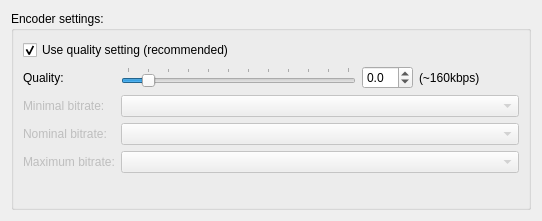
<?xml version="1.0" encoding="UTF-8"?>
<ui version="4.0">
 <class>oggConfigPage</class>
 <widget class="QWidget" name="oggConfigPage">
  <property name="geometry">
   <rect>
    <x>0</x>
    <y>0</y>
    <width>542</width>
    <height>221</height>
   </rect>
  </property>
  <property name="windowTitle">
   <string>Ogg encoding configuration</string>
  </property>
  <layout class="QVBoxLayout" name="verticalLayout_2">
   <item>
    <widget class="QGroupBox" name="groupBox">
     <property name="title">
      <string extracomment="Preferences dialog: group caption">Encoder settings:</string>
     </property>
     <property name="flat">
      <bool>true</bool>
     </property>
     <layout class="QVBoxLayout" name="verticalLayout">
      <item>
       <widget class="QCheckBox" name="oggUseQualityCheck">
        <property name="text">
         <string>Use quality setting (recommended)</string>
        </property>
        <property name="checked">
         <bool>true</bool>
        </property>
       </widget>
      </item>
      <item>
       <layout class="QFormLayout" name="formLayout">
        <item row="0" column="0">
         <widget class="QLabel" name="qualityLablel">
          <property name="text">
           <string extracomment="OGG preferences: label caption">Quality:</string>
          </property>
         </widget>
        </item>
        <item row="0" column="1">
         <layout class="QHBoxLayout" name="horizontalLayout_6">
          <item>
           <widget class="QSlider" name="oggQualitySlider">
            <property name="sizePolicy">
             <sizepolicy hsizetype="Expanding" vsizetype="Fixed">
              <horstretch>0</horstretch>
              <verstretch>0</verstretch>
             </sizepolicy>
            </property>
            <property name="minimumSize">
             <size>
              <width>200</width>
              <height>0</height>
             </size>
            </property>
            <property name="minimum">
             <number>-10</number>
            </property>
            <property name="maximum">
             <number>100</number>
            </property>
            <property name="singleStep">
             <number>5</number>
            </property>
            <property name="pageStep">
             <number>10</number>
            </property>
            <property name="value">
             <number>0</number>
            </property>
            <property name="orientation">
             <enum>Qt::Horizontal</enum>
            </property>
            <property name="tickPosition">
             <enum>QSlider::TicksAbove</enum>
            </property>
            <property name="tickInterval">
             <number>10</number>
            </property>
           </widget>
          </item>
          <item>
           <widget class="QDoubleSpinBox" name="oggQualitySpin">
            <property name="minimumSize">
             <size>
              <width>50</width>
              <height>0</height>
             </size>
            </property>
            <property name="decimals">
             <number>1</number>
            </property>
            <property name="minimum">
             <double>-1.000000000000000</double>
            </property>
            <property name="maximum">
             <double>10.000000000000000</double>
            </property>
            <property name="singleStep">
             <double>0.100000000000000</double>
            </property>
           </widget>
          </item>
          <item>
           <widget class="QLabel" name="oggQualityLabel">
            <property name="minimumSize">
             <size>
              <width>100</width>
              <height>0</height>
             </size>
            </property>
            <property name="toolTip">
             <string/>
            </property>
            <property name="text">
             <string notr="true">(~160kbps)</string>
            </property>
            <property name="buddy">
             <cstring>oggQualitySlider</cstring>
            </property>
           </widget>
          </item>
         </layout>
        </item>
        <item row="1" column="0">
         <widget class="QLabel" name="label_2">
          <property name="enabled">
           <bool>false</bool>
          </property>
          <property name="text">
           <string>Minimal bitrate:</string>
          </property>
          <property name="buddy">
           <cstring>oggMinBitrateCbx</cstring>
          </property>
         </widget>
        </item>
        <item row="1" column="1">
         <widget class="QComboBox" name="oggMinBitrateCbx">
          <property name="enabled">
           <bool>false</bool>
          </property>
          <property name="toolTip">
           <string>Sets minimum bitrate (in kb/s).</string>
          </property>
         </widget>
        </item>
        <item row="2" column="0">
         <widget class="QLabel" name="label_3">
          <property name="enabled">
           <bool>false</bool>
          </property>
          <property name="text">
           <string>Nominal bitrate:</string>
          </property>
          <property name="buddy">
           <cstring>oggNormBitrateCbx</cstring>
          </property>
         </widget>
        </item>
        <item row="2" column="1">
         <widget class="QComboBox" name="oggNormBitrateCbx">
          <property name="enabled">
           <bool>false</bool>
          </property>
          <property name="toolTip">
           <string>Sets target bitrate (in kb/s).</string>
          </property>
         </widget>
        </item>
        <item row="3" column="0">
         <widget class="QLabel" name="label_4">
          <property name="enabled">
           <bool>false</bool>
          </property>
          <property name="text">
           <string>Maximum bitrate:</string>
          </property>
          <property name="buddy">
           <cstring>oggMaxBitrateCbx</cstring>
          </property>
         </widget>
        </item>
        <item row="3" column="1">
         <widget class="QComboBox" name="oggMaxBitrateCbx">
          <property name="enabled">
           <bool>false</bool>
          </property>
          <property name="toolTip">
           <string>Sets maximum bitrate (in kb/s).</string>
          </property>
         </widget>
        </item>
       </layout>
      </item>
     </layout>
    </widget>
   </item>
  </layout>
 </widget>
 <tabstops>
  <tabstop>oggUseQualityCheck</tabstop>
  <tabstop>oggQualitySlider</tabstop>
  <tabstop>oggQualitySpin</tabstop>
 </tabstops>
 <resources/>
 <connections>
  <connection>
   <sender>oggUseQualityCheck</sender>
   <signal>toggled(bool)</signal>
   <receiver>oggQualitySlider</receiver>
   <slot>setEnabled(bool)</slot>
   <hints>
    <hint type="sourcelabel">
     <x>369</x>
     <y>58</y>
    </hint>
    <hint type="destinationlabel">
     <x>372</x>
     <y>32</y>
    </hint>
   </hints>
  </connection>
  <connection>
   <sender>oggUseQualityCheck</sender>
   <signal>toggled(bool)</signal>
   <receiver>oggQualitySpin</receiver>
   <slot>setEnabled(bool)</slot>
   <hints>
    <hint type="sourcelabel">
     <x>369</x>
     <y>58</y>
    </hint>
    <hint type="destinationlabel">
     <x>439</x>
     <y>29</y>
    </hint>
   </hints>
  </connection>
  <connection>
   <sender>oggUseQualityCheck</sender>
   <signal>toggled(bool)</signal>
   <receiver>oggQualityLabel</receiver>
   <slot>setEnabled(bool)</slot>
   <hints>
    <hint type="sourcelabel">
     <x>369</x>
     <y>58</y>
    </hint>
    <hint type="destinationlabel">
     <x>513</x>
     <y>32</y>
    </hint>
   </hints>
  </connection>
  <connection>
   <sender>oggUseQualityCheck</sender>
   <signal>toggled(bool)</signal>
   <receiver>label_2</receiver>
   <slot>setDisabled(bool)</slot>
   <hints>
    <hint type="sourcelabel">
     <x>306</x>
     <y>55</y>
    </hint>
    <hint type="destinationlabel">
     <x>111</x>
     <y>116</y>
    </hint>
   </hints>
  </connection>
  <connection>
   <sender>oggUseQualityCheck</sender>
   <signal>toggled(bool)</signal>
   <receiver>label_3</receiver>
   <slot>setDisabled(bool)</slot>
   <hints>
    <hint type="sourcelabel">
     <x>256</x>
     <y>58</y>
    </hint>
    <hint type="destinationlabel">
     <x>111</x>
     <y>144</y>
    </hint>
   </hints>
  </connection>
  <connection>
   <sender>oggUseQualityCheck</sender>
   <signal>toggled(bool)</signal>
   <receiver>label_4</receiver>
   <slot>setDisabled(bool)</slot>
   <hints>
    <hint type="sourcelabel">
     <x>214</x>
     <y>58</y>
    </hint>
    <hint type="destinationlabel">
     <x>111</x>
     <y>172</y>
    </hint>
   </hints>
  </connection>
  <connection>
   <sender>oggUseQualityCheck</sender>
   <signal>toggled(bool)</signal>
   <receiver>oggMinBitrateCbx</receiver>
   <slot>setDisabled(bool)</slot>
   <hints>
    <hint type="sourcelabel">
     <x>349</x>
     <y>57</y>
    </hint>
    <hint type="destinationlabel">
     <x>193</x>
     <y>116</y>
    </hint>
   </hints>
  </connection>
  <connection>
   <sender>oggUseQualityCheck</sender>
   <signal>toggled(bool)</signal>
   <receiver>oggNormBitrateCbx</receiver>
   <slot>setDisabled(bool)</slot>
   <hints>
    <hint type="sourcelabel">
     <x>397</x>
     <y>58</y>
    </hint>
    <hint type="destinationlabel">
     <x>193</x>
     <y>144</y>
    </hint>
   </hints>
  </connection>
  <connection>
   <sender>oggUseQualityCheck</sender>
   <signal>toggled(bool)</signal>
   <receiver>oggMaxBitrateCbx</receiver>
   <slot>setDisabled(bool)</slot>
   <hints>
    <hint type="sourcelabel">
     <x>459</x>
     <y>58</y>
    </hint>
    <hint type="destinationlabel">
     <x>193</x>
     <y>172</y>
    </hint>
   </hints>
  </connection>
  <connection>
   <sender>oggUseQualityCheck</sender>
   <signal>toggled(bool)</signal>
   <receiver>qualityLablel</receiver>
   <slot>setEnabled(bool)</slot>
   <hints>
    <hint type="sourcelabel">
     <x>271</x>
     <y>39</y>
    </hint>
    <hint type="destinationlabel">
     <x>126</x>
     <y>70</y>
    </hint>
   </hints>
  </connection>
 </connections>
</ui>
